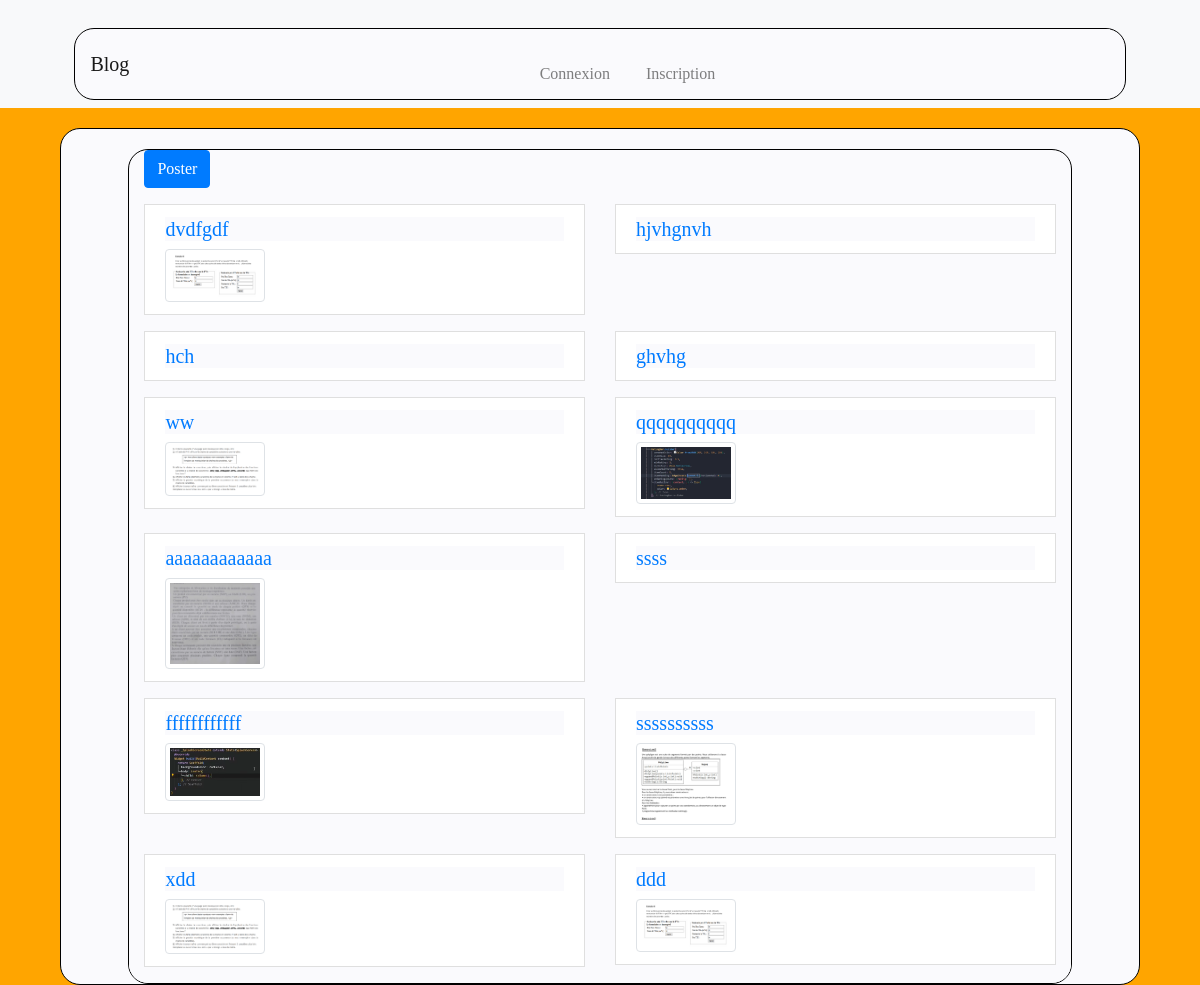
The page /magasin/blog/liste/ on the database its author committed.
### blog/models.py (models this page shows, shortened)
class Post(models.Model):
    title = models.CharField(max_length=200, unique=True)
    slug = models.SlugField(max_length=200, unique=True)
    author = models.ForeignKey(User, on_delete=models.CASCADE, related_name='blog_posts')
    updated_on = models.DateTimeField(auto_now=True)
    content = models.TextField()
    created_on = models.DateTimeField(auto_now_add=True)
    status = models.IntegerField(choices=STATUS, default=0)
    image = models.ImageField(upload_to='media/', blank=True)
    class Meta:
        ordering = ['-created_on']

### blog/views.py (the view)
# urls.py: path('liste/', ListePostes.as_view(), name='liste_postes'),
class ListePostes(ListView):
    model = Post
    template_name = 'blog/liste_postes.html'

### blog/templates/blog/liste_postes.html (shortened to what this page needs)
{% extends 'blog/basee.html' %}
{% block content %}
    <div class="container">
        <a href="{% url 'creer_post' %}" class="btn btn-primary mb-3">Poster</a>
        <div class="row">
            {% for post in object_list %}
                <div class="col-md-6 mb-3">
                    <div class="list-group-item">
                        <h5 class="mb-0">
                            <a href="{% url 'detail_poste' post.pk %}">
                                {{ post.title }}
                            </a>
                        </h5>
                        {% if post.image %}
                            <img src="{{ post.image.url }}" alt="{{ post.title }}" class="img-thumbnail mt-2" style="max-width: 100px;">
                        {% endif %}
                    </div>
                </div>
            {% endfor %}
        </div>
    </div>
{% endblock %}

### blog/templates/blog/basee.html (style rules this page uses)
* { margin: 0; padding: 0; box-sizing: border-box; background-color: #fafafd; font-family: "poppins"; }
body { width: 100%; margin: 0; padding: 0; font-family: "poppins"; }
.container { overflow: scroll; border: #000000 1px solid; border-radius: 20px; width: 90%; margin: 20px auto 0; overflow-y: hidden; }

### blog/templates/blog/liste_postes.html (style rules this page uses)
body { background-color: orange; width: 100%; margin: 0; padding: 0; font-family: "poppins"; }

### rows shown on the page
Post: title "dvdfgdf", image (picture)
Post: title "hjvhgnvh"
Post: title "hch"
Post: title "ghvhg"
Post: title "ww", image (picture)
Post: title "qqqqqqqqqq", image (picture)
Post: title "aaaaaaaaaaaa", image (picture)
Post: title "ssss"
Post: title "ffffffffffff", image (picture)
Post: title "ssssssssss", image (picture)
Post: title "xdd", image (picture)
Post: title "ddd", image (picture)
